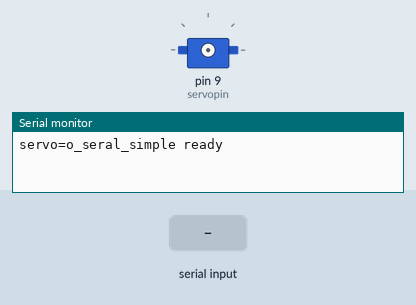
A sketch run on a simulated Arduino Uno, built with avr-gcc and run on an emulated ATmega328P. Shown: servo, the last lines printed to the serial monitor. Wiring (inferred from the names in the program): servo: signal pin 9. Inputs (shaded band) come from the test bench. Servo pulses on a pin are drawn as a servo (544–2400 µs = 0–180°).

Above: at 1.2 s.
1.3 s: "90,45\n" received over Serial
At 3.1 s:
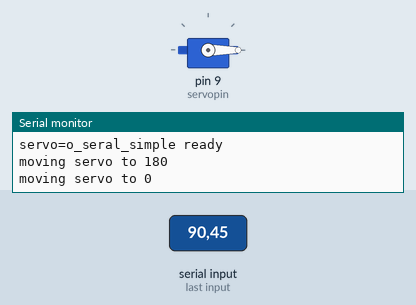
4.3 s: "30,150\n" received over Serial
10.1 s: "200\n" received over Serial
At 11.5 s:
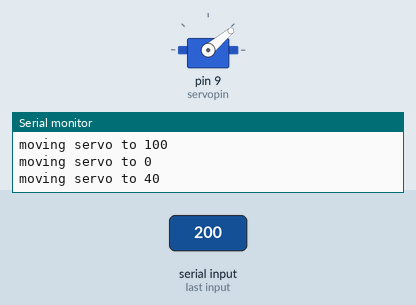
13.1 s: "5\n" received over Serial
At 14.3 s:
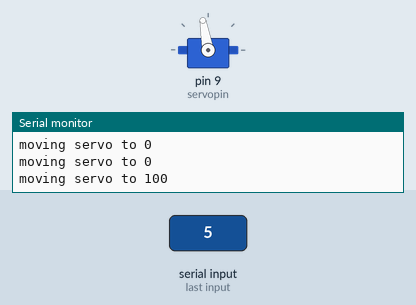
15.4 s: "90\n" received over Serial
At 16.2 s:
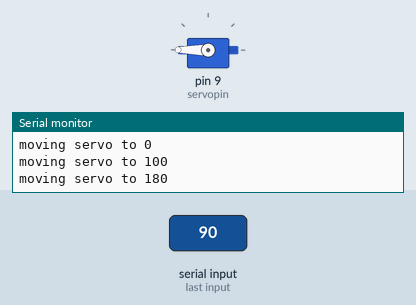
Timing chart, 0 to 18.4 s (numbered marks = the images above; inputs shaded):
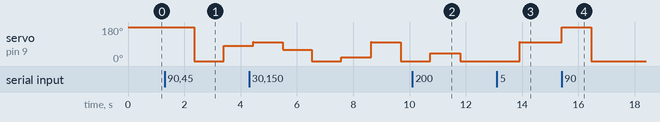

Measured:
- after the input at 1.3 s, servo on pin 9 (servopin): 180° → 0° after 1.0 s, → 80° 1.1 s later
- after the input at 10.1 s, servo on pin 9 (servopin): 0° → 40° after 0.64 s, → 0° 1.1 s later
- after the input at 13.1 s, servo on pin 9 (servopin): 0° → 100° after 0.81 s
- after the input at 15.4 s, servo on pin 9 (servopin): 100° → 180° at once, → 0° 1.0 s later

The sketch:

Project21-9g_Servo_Motor_A.ino
```cpp
int servopin=9;// select digital pin 9 for servomotor signal line
int myangle;// initialize angle variable
int pulsewidth;// initialize width variable
int val;
void servopulse(int servopin,int myangle)// define a servo pulse function
{
pulsewidth=map(myangle, 0, 180, 500, 2400);// convert angle to 500-2480 pulse width
digitalWrite(servopin,HIGH);// set the level of servo pin as “high”
delayMicroseconds(pulsewidth);// delay microsecond of pulse width
digitalWrite(servopin,LOW);// set the level of servo pin as “low”
delay(20-pulsewidth/1000);
}

void setup()
{
pinMode(servopin,OUTPUT);// set servo pin as “output”
Serial.begin(9600);// connect to serial port, set baud rate at “9600”
Serial.println("servo=o_seral_simple ready" ) ;
}
void loop()// convert number 0 to 9 to corresponding 0-180 degree angle, LED blinks corresponding number of time
{
val=Serial.read();// read serial port value
if(val>='0'&&val<='9')
{
val=val-'0';// convert characteristic quantity to numerical variable
val=map(val, 0, 9, 0, 180);// convert number to angle
Serial.print("moving servo to ");
Serial.print(val,DEC);
Serial.println();
for(int i=0;i<=50;i++) // giving the servo time to rotate to commanded position
{
servopulse(servopin,val);// use the pulse function
}
}
}
```
